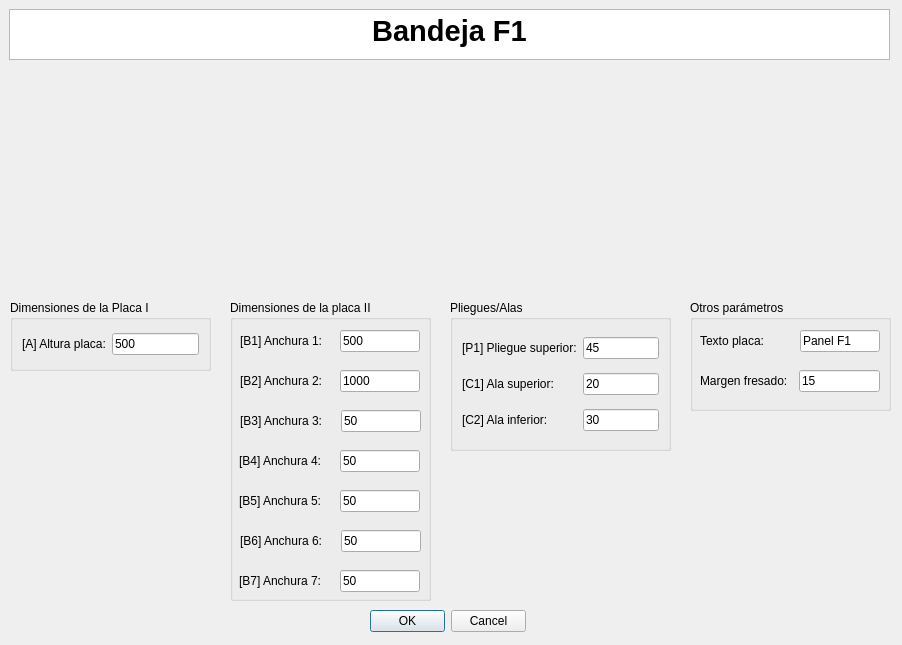
<?xml version="1.0" encoding="UTF-8"?>
<ui version="4.0">
 <class>MyPositionDialog</class>
 <widget class="QDialog" name="MyPositionDialog">
  <property name="geometry">
   <rect>
    <x>0</x>
    <y>0</y>
    <width>902</width>
    <height>645</height>
   </rect>
  </property>
  <property name="windowTitle">
   <string>Enter Position</string>
  </property>
  <property name="whatsThis">
   <string>&lt;html&gt;&lt;head/&gt;&lt;body&gt;&lt;p&gt;Esta ventana de KSDpanel te permite introducir todas las medidas correspondientes del panel seleccionado.&lt;/p&gt;&lt;p&gt;Recuerda que todas las medidas deben de ir en milimetros (mm).&lt;/p&gt;&lt;/body&gt;&lt;/html&gt;</string>
  </property>
  <widget class="QDialogButtonBox" name="buttonBox">
   <property name="geometry">
    <rect>
     <x>370</x>
     <y>610</y>
     <width>156</width>
     <height>23</height>
    </rect>
   </property>
   <property name="orientation">
    <enum>Qt::Horizontal</enum>
   </property>
   <property name="standardButtons">
    <set>QDialogButtonBox::Cancel|QDialogButtonBox::Ok</set>
   </property>
  </widget>
  <widget class="QTextBrowser" name="textBrowser">
   <property name="geometry">
    <rect>
     <x>9</x>
     <y>9</y>
     <width>881</width>
     <height>51</height>
    </rect>
   </property>
   <property name="html">
    <string>&lt;!DOCTYPE HTML PUBLIC &quot;-//W3C//DTD HTML 4.0//EN&quot; &quot;http://www.w3.org/TR/REC-html40/strict.dtd&quot;&gt;
&lt;html&gt;&lt;head&gt;&lt;meta name=&quot;qrichtext&quot; content=&quot;1&quot; /&gt;&lt;style type=&quot;text/css&quot;&gt;
p, li { white-space: pre-wrap; }
&lt;/style&gt;&lt;/head&gt;&lt;body style=&quot; font-family:'MS Shell Dlg 2'; font-size:8.25pt; font-weight:400; font-style:normal;&quot;&gt;
&lt;p align=&quot;center&quot; style=&quot; margin-top:0px; margin-bottom:0px; margin-left:0px; margin-right:0px; -qt-block-indent:0; text-indent:0px;&quot;&gt;&lt;span style=&quot; font-size:22pt; font-weight:600;&quot;&gt;Bandeja F1&lt;/span&gt;&lt;/p&gt;&lt;/body&gt;&lt;/html&gt;</string>
   </property>
  </widget>
  <widget class="QGroupBox" name="groupBox">
   <property name="geometry">
    <rect>
     <x>230</x>
     <y>300</y>
     <width>201</width>
     <height>301</height>
    </rect>
   </property>
   <property name="styleSheet">
    <string notr="true">font: 10pt &quot;MS Shell Dlg 2&quot;;</string>
   </property>
   <property name="title">
    <string>Dimensiones de la placa II</string>
   </property>
   <widget class="QLabel" name="label_4">
    <property name="geometry">
     <rect>
      <x>10</x>
      <y>30</y>
      <width>95</width>
      <height>22</height>
     </rect>
    </property>
    <property name="text">
     <string>[B1] Anchura 1:</string>
    </property>
   </widget>
   <widget class="QLabel" name="label_22">
    <property name="geometry">
     <rect>
      <x>10</x>
      <y>70</y>
      <width>101</width>
      <height>22</height>
     </rect>
    </property>
    <property name="text">
     <string>[B2] Anchura 2:</string>
    </property>
   </widget>
   <widget class="QLineEdit" name="anchura1UI">
    <property name="geometry">
     <rect>
      <x>110</x>
      <y>30</y>
      <width>80</width>
      <height>22</height>
     </rect>
    </property>
    <property name="text">
     <string>500</string>
    </property>
   </widget>
   <widget class="QLineEdit" name="anchura2UI">
    <property name="geometry">
     <rect>
      <x>110</x>
      <y>70</y>
      <width>80</width>
      <height>22</height>
     </rect>
    </property>
    <property name="text">
     <string>1000</string>
    </property>
   </widget>
   <widget class="QLabel" name="label_26">
    <property name="geometry">
     <rect>
      <x>10</x>
      <y>110</y>
      <width>95</width>
      <height>22</height>
     </rect>
    </property>
    <property name="text">
     <string>[B3] Anchura 3:</string>
    </property>
   </widget>
   <widget class="QLineEdit" name="anchura3UI">
    <property name="geometry">
     <rect>
      <x>111</x>
      <y>110</y>
      <width>80</width>
      <height>22</height>
     </rect>
    </property>
    <property name="text">
     <string>50</string>
    </property>
   </widget>
   <widget class="QLabel" name="label_27">
    <property name="geometry">
     <rect>
      <x>9</x>
      <y>150</y>
      <width>95</width>
      <height>22</height>
     </rect>
    </property>
    <property name="text">
     <string>[B4] Anchura 4:</string>
    </property>
   </widget>
   <widget class="QLineEdit" name="anchura4UI">
    <property name="geometry">
     <rect>
      <x>110</x>
      <y>150</y>
      <width>80</width>
      <height>22</height>
     </rect>
    </property>
    <property name="text">
     <string>50</string>
    </property>
   </widget>
   <widget class="QLabel" name="label_28">
    <property name="geometry">
     <rect>
      <x>9</x>
      <y>190</y>
      <width>95</width>
      <height>22</height>
     </rect>
    </property>
    <property name="text">
     <string>[B5] Anchura 5:</string>
    </property>
   </widget>
   <widget class="QLineEdit" name="anchura5UI">
    <property name="geometry">
     <rect>
      <x>110</x>
      <y>190</y>
      <width>80</width>
      <height>22</height>
     </rect>
    </property>
    <property name="text">
     <string>50</string>
    </property>
   </widget>
   <widget class="QLabel" name="label_29">
    <property name="geometry">
     <rect>
      <x>10</x>
      <y>230</y>
      <width>95</width>
      <height>22</height>
     </rect>
    </property>
    <property name="text">
     <string>[B6] Anchura 6:</string>
    </property>
   </widget>
   <widget class="QLineEdit" name="anchura6UI">
    <property name="geometry">
     <rect>
      <x>111</x>
      <y>230</y>
      <width>80</width>
      <height>22</height>
     </rect>
    </property>
    <property name="text">
     <string>50</string>
    </property>
   </widget>
   <widget class="QLabel" name="label_30">
    <property name="geometry">
     <rect>
      <x>9</x>
      <y>270</y>
      <width>95</width>
      <height>22</height>
     </rect>
    </property>
    <property name="text">
     <string>[B7] Anchura 7:</string>
    </property>
   </widget>
   <widget class="QLineEdit" name="anchura7UI">
    <property name="geometry">
     <rect>
      <x>110</x>
      <y>270</y>
      <width>80</width>
      <height>22</height>
     </rect>
    </property>
    <property name="text">
     <string>50</string>
    </property>
   </widget>
  </widget>
  <widget class="QGroupBox" name="groupBox_2">
   <property name="geometry">
    <rect>
     <x>450</x>
     <y>300</y>
     <width>221</width>
     <height>151</height>
    </rect>
   </property>
   <property name="styleSheet">
    <string notr="true">font: 10pt &quot;MS Shell Dlg 2&quot;;</string>
   </property>
   <property name="title">
    <string>Pliegues/Alas</string>
   </property>
   <layout class="QGridLayout" name="gridLayout_2">
    <item row="0" column="0">
     <widget class="QLabel" name="label_13">
      <property name="text">
       <string>[P1] Pliegue superior:</string>
      </property>
     </widget>
    </item>
    <item row="2" column="0">
     <widget class="QLabel" name="label_11">
      <property name="text">
       <string>[C1] Ala superior:</string>
      </property>
     </widget>
    </item>
    <item row="0" column="1">
     <widget class="QLineEdit" name="pliegueSuperiorUI">
      <property name="text">
       <string>45</string>
      </property>
     </widget>
    </item>
    <item row="3" column="1">
     <widget class="QLineEdit" name="alaInferiorUI">
      <property name="text">
       <string>30</string>
      </property>
     </widget>
    </item>
    <item row="2" column="1">
     <widget class="QLineEdit" name="alaSuperiorUI">
      <property name="text">
       <string>20</string>
      </property>
     </widget>
    </item>
    <item row="3" column="0">
     <widget class="QLabel" name="label_12">
      <property name="text">
       <string>[C2] Ala inferior:</string>
      </property>
     </widget>
    </item>
   </layout>
  </widget>
  <widget class="QLabel" name="imagenPanelUI">
   <property name="geometry">
    <rect>
     <x>70</x>
     <y>70</y>
     <width>741</width>
     <height>211</height>
    </rect>
   </property>
   <property name="text">
    <string/>
   </property>
   <property name="pixmap">
    <pixmap>../imagenes/REF_001cotas.jpg</pixmap>
   </property>
   <property name="scaledContents">
    <bool>true</bool>
   </property>
   <property name="wordWrap">
    <bool>false</bool>
   </property>
   <property name="margin">
    <number>0</number>
   </property>
   <property name="openExternalLinks">
    <bool>false</bool>
   </property>
  </widget>
  <widget class="QGroupBox" name="groupBox_3">
   <property name="geometry">
    <rect>
     <x>10</x>
     <y>300</y>
     <width>201</width>
     <height>71</height>
    </rect>
   </property>
   <property name="styleSheet">
    <string notr="true">font: 10pt &quot;MS Shell Dlg 2&quot;;</string>
   </property>
   <property name="title">
    <string>Dimensiones de la Placa I</string>
   </property>
   <layout class="QGridLayout" name="gridLayout">
    <item row="0" column="1">
     <widget class="QLabel" name="label_8">
      <property name="text">
       <string>[A] Altura placa:</string>
      </property>
     </widget>
    </item>
    <item row="0" column="2">
     <widget class="QLineEdit" name="alturaPlacaUI">
      <property name="text">
       <string>500</string>
      </property>
     </widget>
    </item>
   </layout>
  </widget>
  <widget class="QGroupBox" name="groupBox_4">
   <property name="geometry">
    <rect>
     <x>690</x>
     <y>300</y>
     <width>201</width>
     <height>111</height>
    </rect>
   </property>
   <property name="styleSheet">
    <string notr="true">font: 10pt &quot;MS Shell Dlg 2&quot;;</string>
   </property>
   <property name="title">
    <string>Otros parámetros</string>
   </property>
   <widget class="QLineEdit" name="margenFresadoUI">
    <property name="geometry">
     <rect>
      <x>109</x>
      <y>70</y>
      <width>81</width>
      <height>22</height>
     </rect>
    </property>
    <property name="text">
     <string>15</string>
    </property>
   </widget>
   <widget class="QLabel" name="label_20">
    <property name="geometry">
     <rect>
      <x>10</x>
      <y>70</y>
      <width>111</width>
      <height>21</height>
     </rect>
    </property>
    <property name="text">
     <string>Margen fresado:</string>
    </property>
   </widget>
   <widget class="QLabel" name="label">
    <property name="geometry">
     <rect>
      <x>10</x>
      <y>30</y>
      <width>95</width>
      <height>22</height>
     </rect>
    </property>
    <property name="text">
     <string>Texto placa:</string>
    </property>
   </widget>
   <widget class="QLineEdit" name="textoDescriptivoA0UI">
    <property name="geometry">
     <rect>
      <x>110</x>
      <y>30</y>
      <width>80</width>
      <height>22</height>
     </rect>
    </property>
    <property name="text">
     <string>Panel F1</string>
    </property>
   </widget>
  </widget>
  <zorder>groupBox_2</zorder>
  <zorder>groupBox</zorder>
  <zorder>buttonBox</zorder>
  <zorder>textBrowser</zorder>
  <zorder>imagenPanelUI</zorder>
  <zorder>groupBox_3</zorder>
  <zorder>groupBox_4</zorder>
 </widget>
 <resources/>
 <connections>
  <connection>
   <sender>buttonBox</sender>
   <signal>accepted()</signal>
   <receiver>MyPositionDialog</receiver>
   <slot>accept()</slot>
   <hints>
    <hint type="sourcelabel">
     <x>248</x>
     <y>254</y>
    </hint>
    <hint type="destinationlabel">
     <x>157</x>
     <y>274</y>
    </hint>
   </hints>
  </connection>
  <connection>
   <sender>buttonBox</sender>
   <signal>rejected()</signal>
   <receiver>MyPositionDialog</receiver>
   <slot>reject()</slot>
   <hints>
    <hint type="sourcelabel">
     <x>316</x>
     <y>260</y>
    </hint>
    <hint type="destinationlabel">
     <x>286</x>
     <y>274</y>
    </hint>
   </hints>
  </connection>
 </connections>
</ui>
